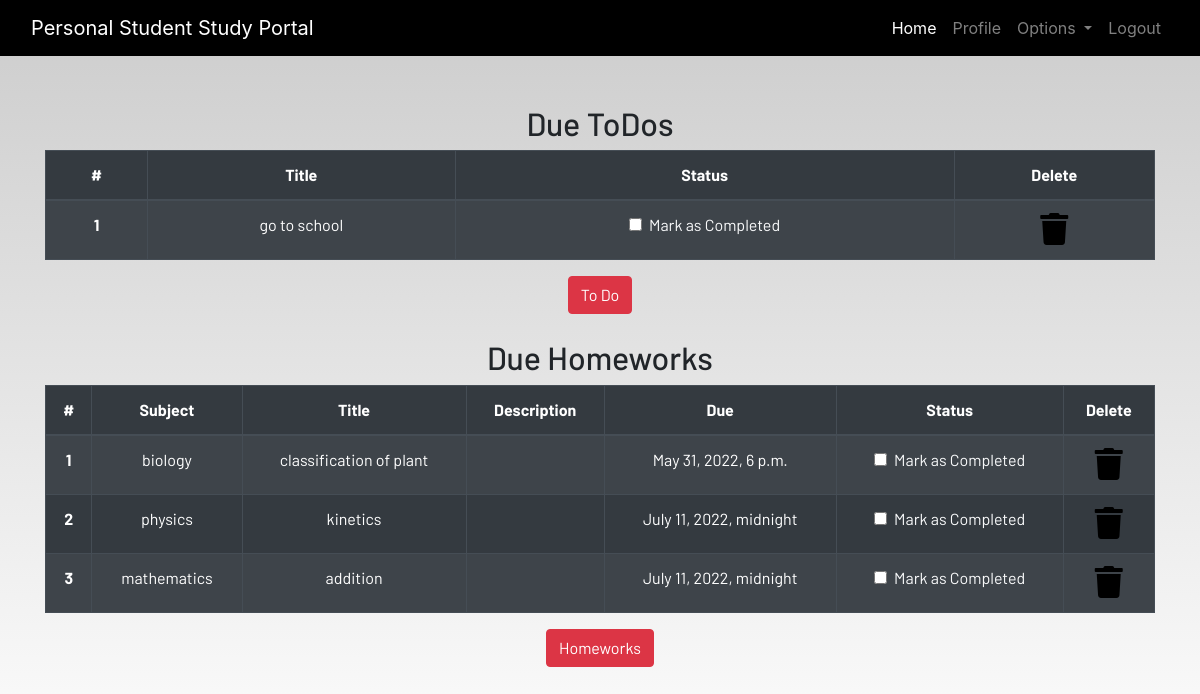
/profile/ (signed in), run on the app's committed database.
### portal/models.py (models this page shows, shortened)
class Todo(models.Model):
    user = models.ForeignKey(User,on_delete=models.CASCADE)
    title =models.CharField(max_length=100)
    is_finished =models.BooleanField(default=False)

class Homework(models.Model):
    user = models.ForeignKey(User,on_delete=models.CASCADE)
    subject =models.CharField(max_length=50)
    title =models.CharField(max_length=100)
    desciption =models.TextField()
    due =models.DateTimeField()
    is_finished =models.BooleanField(default=False)

### portal/views.py (the view)
# urls.py: path('profile/', views.profile, name = 'profile'),
@login_required
def profile(request):
    homeworks = Homework.objects.filter(is_finished=False,user=request.user)
    todos = Todo.objects.filter(is_finished=False,user=request.user)
    if len(homeworks) == 0:
        homework_done = True
    else:
        homework_done = False
    if len(todos) == 0:
        todos_done = True
    else:
        todos_done = False
    context ={
        'homeworks':homeworks,
        'todos':todos,
        'homework_done':homework_done,
        'todos_done':todos_done
    }
    return render(request, 'profile.html',context)

### portal/templates/profile.html
{% extends 'base.html' %}
{% load static %}
{% load crispy_forms_tags%}
{% block content %}
<section class="text-center">
    <div class="container">
    {% if not todos_done %}
        <h2>Due ToDos</h2>
        <table class="table table-striped table-bordered table-hover table-dark">
            <thead>
                <tr>
                    <th scope="col">#</th>
                    <th scope="col">Title</th>
                    <th scope="col">Status</th>
                    <th scope="col">Delete</th>
                </tr>
            </thead>
            <tbody>
            {% for todo in todos %}
                <tr>
                    <th scope="row">{{forloop.counter}}</th>
                    <td>{{todo.title}}</td>
                    <td>
                        <a href="{% url 'update_todo' todo.id %}">
                            <div class="form-check">
                                {% if todo.is_finished == True %}
                                <input class="form-check-input" type="checkbox" value="" checked>
                                {% else %}
                                <input class="form-check-input" type="checkbox" value="">
                                {% endif %}
                                <label class="form-check-label text-light" for="flexCheckDefault">
                                    Mark as Completed
                                </label>
                            </div>
                        </a>
                    </td>
                    <td><a href="{% url 'delete_todo' todo.id %}"><i class="fa fa-trash fa-2x"></i></a></td>
                </tr>
            {% endfor %}
            </tbody>
        </table>
    {% else %}
        <h3>All To dos are completed!!!!</h3>
    {% endif %}
        <a href='{% url "todo" %}' class="btn btn-danger">To Do</a>
        <br><br>
        {% if not homework_done %}
        <h2>Due Homeworks</h2>
        <table class="table table-striped table-bordered table-hover table-dark">
            <thead>
                <tr>
                    <th scope="col">#</th>
                    <th scope="col">Subject</th>
                    <th scope="col">Title</th>
                    <th scope="col">Description</th>
                    <th scope="col">Due</th>
                    <th scope="col">Status</th>
                    <th scope="col">Delete</th>
                </tr>
            </thead>
            <tbody>
                {% for homework in homeworks %}
                <tr>
                    <th scope="row">{{forloop.counter}}</th>
                    <td>{{homework.subject}}</td>
                    <td>{{homework.title}}</td>
                    <td>{{homework.description}}</td>
                    <td>{{homework.due}}</td>
                    <td>
                        <a href='{% url "update_homework" homework.id %}'>
                            <div class="form-check">
                                {% if homework_done == True %}
                                <input class="form-check-input" type="checkbox" value="" checked>
                                {% else %}
                                <input class="form-check-input" type="checkbox" value="">
                                {% endif %}
                                <label class="form-check-label text-light" for="flexCheckDefault">
                                    Mark as Completed
                                </label>
                            </div>
                        </a>
                    </td>
                    <td><a href='{% url "delete_homework" homework.id %}'><i class="fa fa-trash fa-2x"></i></a></td>
                </tr>
                {% endfor %}
            </tbody>
        </table>
        {% else %}
        <h3>All To homeworks are completed!!!!</h3>
        {% endif %}
        <a href='{% url "homework" %}' class="btn btn-danger">Homeworks</a>
    </div>
</section>
{% endblock content %}

### portal/static/css/main.css (style rules this page uses)
html { scroll-behavior: smooth; height: 100%; width: 100%; }
a { text-decoration: none !important; color: black; }
html, body { max-width: 100%; overflow-x: hidden; height: 100%; width: 100%; background-repeat: repeat-y; }
body { background: linear-gradient(rgba(0, 0, 0, 0.2), rgba(255, 255, 255, 0.5)); overflow-x: hidden; background-repeat: no-repeat; }
.fa { color: black; }

### data on the page
Todo: title "go to school"
Homework: subject "biology", title "classification of plant", due "May 31, 2022, 6 p.m."
Homework: subject "physics", title "kinetics", due "July 11, 2022, midnight"
Homework: subject "mathematics", title "addition", due "July 11, 2022, midnight"
